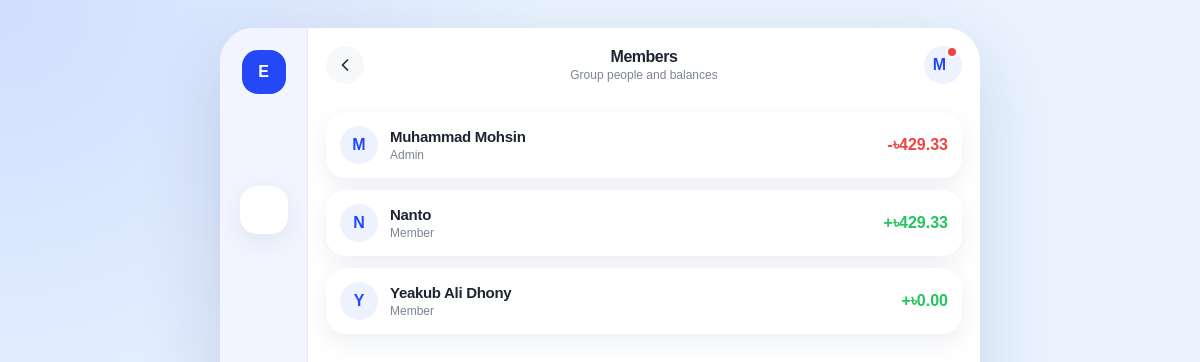
The app's page /groups/members.php?group_id=5 (signed in) with its own data.
### tables this page shows
CREATE TABLE `group_members` (
  `user_id` int(11) NOT NULL,
  `group_id` int(11) NOT NULL,
  `joined_at` timestamp NOT NULL DEFAULT current_timestamp(),
  `role` varchar(50) DEFAULT NULL
);

CREATE TABLE `users` (
  `user_id` int(11) NOT NULL,
  `name` varchar(100) NOT NULL,
  `email` varchar(255) NOT NULL,
  `password_hash` varchar(255) NOT NULL,
  `phone_no` varchar(20) DEFAULT NULL,
  `created_at` timestamp NOT NULL DEFAULT current_timestamp()
);

### groups/members.php (the view, shortened to what this page needs)
<?php
require_once "../config/database.php";
$group_id = (int) ($_GET["group_id"] ?? 0);
function money($value) { return "৳" . number_format((float) $value, 2); }
function add_balance(&$balances, $payer_id, $receiver_id, $amount) {
    $payer_id = (int) $payer_id;
    $receiver_id = (int) $receiver_id;
    $amount = (float) $amount;
    $balances[$payer_id] = ($balances[$payer_id] ?? 0) - $amount;
    $balances[$receiver_id] = ($balances[$receiver_id] ?? 0) + $amount;
}
include "../includes/header.php";
$stmt = $conn->prepare("SELECT u.user_id, u.name, gm.role FROM group_members gm INNER JOIN users u ON gm.user_id = u.user_id WHERE gm.group_id = ? ORDER BY gm.role = 'Admin' DESC, u.name");
$stmt->bind_param("i", $group_id);
$stmt->execute();
$members = $stmt->get_result();
$balances = [];
$stmt = $conn->prepare("SELECT e.user_id AS paid_by, ep.user_id AS participant_id, ep.share_amount FROM expenses e INNER JOIN expenses_participants ep ON e.expense_id = ep.expense_id WHERE e.group_id = ? AND ep.is_settled = 0 AND ep.user_id <> e.user_id");
$stmt->bind_param("i", $group_id);
$stmt->execute();
$rows = $stmt->get_result();
while ($row = $rows->fetch_assoc()) {
    add_balance($balances, $row["participant_id"], $row["paid_by"], $row["share_amount"]);
}
?>
<div class="card-list">
    <?php while ($member = $members->fetch_assoc()): ?>
        <?php $balance = (float) ($balances[(int) $member["user_id"]] ?? 0); ?>
        <article class="user-row">
            <span class="avatar"><?= htmlspecialchars(strtoupper(substr($member["name"], 0, 1))) ?></span>
            <span class="user-body"><h3><?= htmlspecialchars($member["name"]) ?></h3><span class="row-meta"><?= htmlspecialchars($member["role"] ?: "Member") ?></span></span>
            <span class="row-value <?= $balance >= 0 ? 'positive' : 'negative' ?>"><?= ($balance >= 0 ? '+' : '-') . money(abs($balance)) ?></span>
        </article>
    <?php endwhile; ?>
</div>
<?php include "../includes/footer.php"; ?>

### css/style.css (style rules this page uses)
:root { --primary: #2448f5; --primary-dark: #1939d6; --primary-light: #eef2ff; --background: #ffffff; --surface: #f7f8fa; --surface-blue: #f2f5ff; --text-primary: #1e2430; --text-secondary: #7c8494; --text-muted: #a7aebb; --border: #e7eaf0; --success: #22c55e; --warning: #f59e0b; --danger: #ef4444; --shadow: 0 8px 25px rgba(30, 50, 100, 0.08); --shadow-strong: 0 18px 45px rgba(36, 72, 245, 0.18); --radius-sm: 8px; --radius-md: 14px; --radius-lg: 20px; --radius-xl: 28px; --app-width: 460px; }
* { box-sizing: border-box; margin: 0; padding: 0; }
html { scroll-behavior: smooth; }
body { min-height: 100vh; background: radial-gradient(circle at top left, rgba(36, 72, 245, 0.13), transparent 34rem), #eaf4ff; color: var(--text-primary); font-family: "Trebuchet MS", Arial, Helvetica, sans-serif; }
.icon-button, .avatar, .icon-circle { display: inline-flex; align-items: center; justify-content: center; flex: 0 0 auto; border-radius: 50%; }
.avatar { width: 38px; height: 38px; background: var(--primary-light); color: var(--primary); font-weight: 800; }
.card, .summary-card, .mini-card, .form-card, .transaction-row, .group-card, .user-row, .notification-card, .payment-card { border-radius: var(--radius-lg); background: white; box-shadow: var(--shadow); }
.positive { color: var(--success); }
.negative { color: var(--danger); }
.card-list { display: grid; gap: 12px; }
.group-card h3, .transaction-row h3, .user-row h3, .payment-card h3, .notification-card h3 { font-size: 15px; letter-spacing: -0.02em; }
.group-meta, .row-meta, .transaction-meta { margin-top: 4px; color: var(--text-secondary); font-size: 12px; }
.transaction-row, .user-row { display: flex; align-items: center; gap: 12px; padding: 14px; }
.transaction-body, .user-body { min-width: 0; flex: 1; }
.transaction-amount, .row-value { flex: 0 0 auto; text-align: right; font-weight: 900; font-variant-numeric: tabular-nums; }
@media (min-width: 900px) { body { padding: 28px 0; } }

### records on screen
group_members: user.name "M", user.name "Muhammad Mohsin", role "Admin", user.user_id "৳429.33"
group_members: user.name "N", user.name "Nanto", role "Member", user.user_id "৳429.33"
group_members: user.name "Y", user.name "Yeakub Ali Dhony", role "Member", user.user_id "৳0.00"

### other values on screen
$pageTitle "Members"
$pageSubtitle "Group people and balances"
$userInitial "M"
